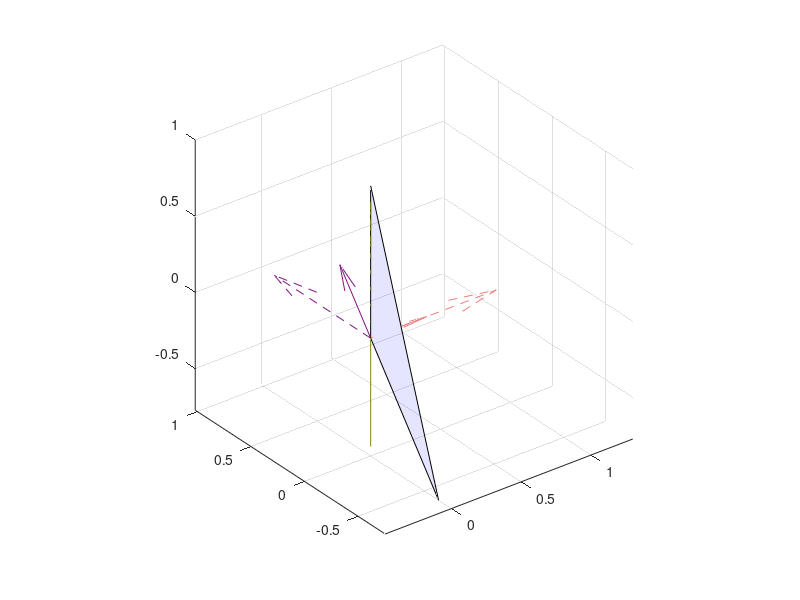
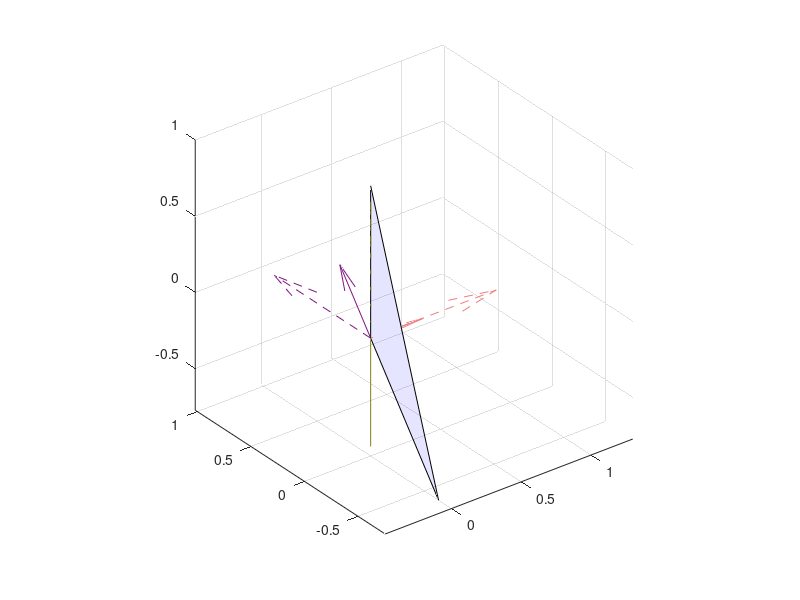
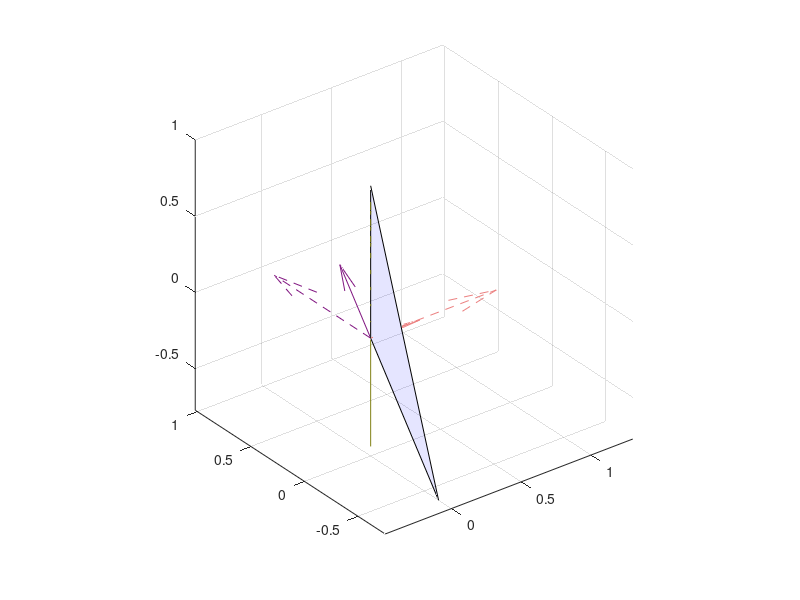
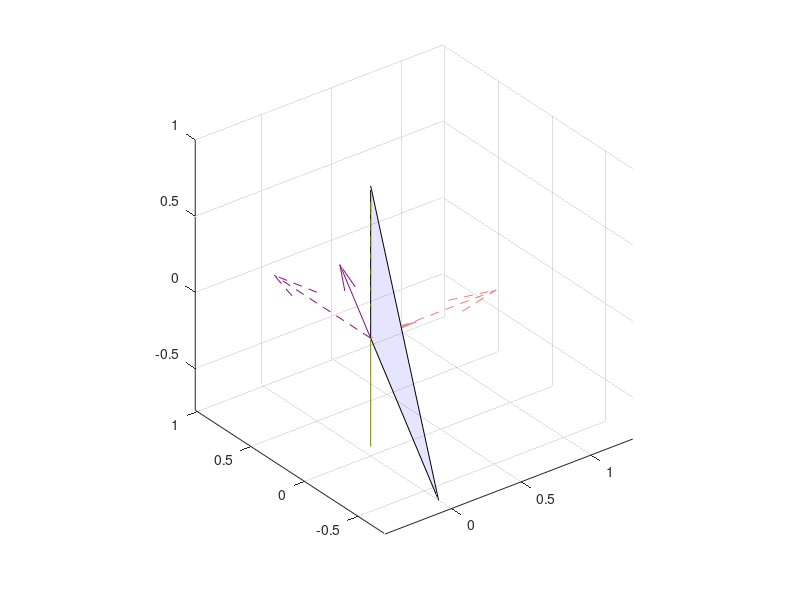

These figures' MATLAB source, in order:
A=rand(3, 3);
for j=1:3
  for p=1:3
    if rand(1)>0.5
      A(j, p)*=-1;
    end
    if rand(1)>0.5
      A_copy=A;
      A_copy(j, p)=0;
      if cond(A_copy)<10^10
        A(j, p)=0;
      end
    end
  endfor
endfor
alfa=-0.8
beta=-0.6
epsi=[0.2; -0.1; 0.1]
A(:,1)=alfa*A(:,2)+beta*A(:,3)+epsi

norm_A=norm(A)
norm_A_inv=1/norm(inv(A))
cond_A=cond(A)

E=zeros(3, 3);

norm_E=norm(E);

vects=eye(3);
epsiAux=0.1*epsi
for i=1:10
  figure
  quiver3(0, 0, 0, 0, 0, 0)
  hold on;
  Aux=A;
  Aux(:,1)-=epsiAux;
  h=patch('Faces',1:3,'Vertices',[-Aux(:,2).'/norm(Aux(:,2));-Aux(:,3).'/norm(Aux(:,3));zeros(1,3)])
  set(h,'FaceColor','b','FaceAlpha',0.1)
  for i=1:3
    vect=vects(:,i);
    h=quiver3(0, 0, 0, vect(1), vect(2), vect(3), '--');
    set (h, "color", [(sin(vects(1,i))+1)/2, (sin(vects(2,i)+pi)+1)/2, (sin(vects(3,i)-pi)+1)/2]);
    vect=Aux*vect;
    h=quiver3(0, 0, 0, vect(1), vect(2), vect(3));
    set (h, "maxheadsize", 0.1/norm(vect));
    set (h, "color", [(sin(vects(1,i))+1)/2, (sin(vects(2,i)+pi)+1)/2, (sin(vects(3,i)-pi)+1)/2]);
  end
  epsiAux+=0.1*epsi
  axis("equal")
  hold off;
end

norm(epsi)